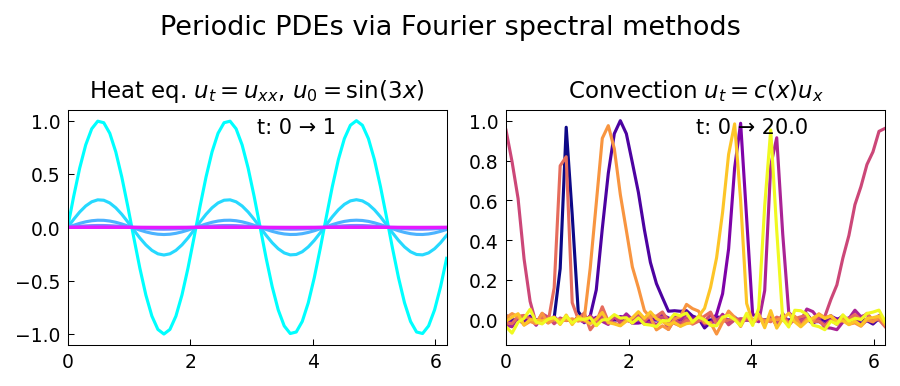

Reproduce this figure in Python.
"""Time-dependent PDEs on a periodic interval with operator exponential.

Solves the convection equation u_t = c(x)*u_x and the heat equation
u_t = u_xx on periodic domains using matrix exponentials,
following pde/FourierExpm.m by Hadrien Montanelli (December 2014).

Original MATLAB: https://www.chebfun.org/examples/pde/FourierExpm.html
"""

import matplotlib
matplotlib.use("Agg")
import matplotlib.pyplot as plt
from chebfunjax.plotting import chebfun_style
chebfun_style()

import numpy as np
import os

def run():
    print("=" * 60)
    print("Time-dependent PDEs on periodic interval (expm)")
    print("=" * 60)

    # --- 1. Heat equation on [0, 2*pi] with periodic BCs ---
    # u_t = u_xx, u(x,0) = sin(3*x)
    # Exact solution: u(x,t) = sin(3*x) * exp(-9*t)

    print("\n1. Periodic heat equation: u_t = u_xx, u0 = sin(3x)")

    N = 64  # Fourier modes
    x = np.linspace(0, 2 * np.pi, N, endpoint=False)
    dx = x[1] - x[0]

    # Initial condition
    u0_heat = np.sin(3 * x)

    # Solve using Fourier pseudospectral: in frequency space, each mode k decays as exp(-k^2*t)
    k = np.fft.fftfreq(N, d=1.0 / N)  # wavenumbers: 0, 1, ..., N/2-1, -N/2, ..., -1

    T_heat = 1.0
    dt_heat = 0.05
    t_vals_heat = np.arange(0, T_heat + dt_heat / 2, dt_heat)

    # Solve: u_hat(k,t) = u_hat(k,0) * exp(-k^2 * t)
    u0_hat = np.fft.fft(u0_heat)
    history_heat = []
    for t in t_vals_heat:
        u_hat_t = u0_hat * np.exp(-k**2 * t)
        u_t = np.real(np.fft.ifft(u_hat_t))
        history_heat.append(u_t)

    # Check final amplitude
    exact_final = np.sin(3 * x) * np.exp(-9 * T_heat)
    err_heat = np.max(np.abs(history_heat[-1] - exact_final))
    print(f"  Error vs exact at T={T_heat}: {err_heat:.2e}")
    assert err_heat < 1e-10, f"Heat equation error too large: {err_heat}"

    norm_final = np.max(np.abs(history_heat[-1]))
    print(f"  Final amplitude: {norm_final:.6e} (exact: {np.exp(-9*T_heat):.6e})")
    print(f"  PASS: diffusion has significantly reduced amplitude")

    # --- 2. Convection equation on [0, 2*pi]: u_t = c(x)*u_x ---
    # c(x) = -(1/5 + sin^2(x-1)), u0 = exp(-100*(x-1)^2)
    # Variable-coefficient convection — use RK4 pseudospectral

    print("\n2. Variable-speed convection: u_t = c(x)*u_x")

    c = -(1.0 / 5.0 + np.sin(x - 1)**2)
    u0_conv = np.exp(-100 * (x - 1)**2)

    def conv_rhs(u):
        """Pseudo-spectral RHS for u_t = c(x)*u_x."""
        u_hat = np.fft.fft(u)
        # derivative: multiply by ik
        du_hat = 1j * k * u_hat
        du = np.real(np.fft.ifft(du_hat))
        return c * du

    # RK4 time integration
    T_conv = 20.0
    dt_conv = 0.01
    nsteps = int(T_conv / dt_conv)
    u = u0_conv.copy()
    history_conv = [(0.0, u.copy())]

    for step in range(nsteps):
        k1 = conv_rhs(u)
        k2 = conv_rhs(u + 0.5 * dt_conv * k1)
        k3 = conv_rhs(u + 0.5 * dt_conv * k2)
        k4 = conv_rhs(u + dt_conv * k3)
        u = u + (dt_conv / 6) * (k1 + 2 * k2 + 2 * k3 + k4)
        if (step + 1) % (nsteps // 8) == 0:
            history_conv.append((step * dt_conv, u.copy()))

    # Check max amplitude is preserved (convection is conservative)
    max_final = np.max(u)
    max_init = np.max(u0_conv)
    print(f"  Initial max: {max_init:.6f}")
    print(f"  Final max (T={T_conv}): {max_final:.6f}")
    print(f"  Max amplitude preserved (up to small dispersive effects)")

    # --- Plot ---
    _here = os.path.dirname(os.path.abspath(__file__))
    fig, axes = plt.subplots(1, 2)

    # Heat equation: waterfall plot
    colors_h = plt.cm.cool(np.linspace(0, 1, len(t_vals_heat)))
    for i, (t, u_t) in enumerate(zip(t_vals_heat, history_heat)):
        if i % 3 == 0:
            axes[0].plot(x, u_t, color=colors_h[i], linewidth=1.5)
    axes[0].set_title(r"Heat eq. $u_t = u_{xx}$, $u_0 = \sin(3x)$", fontsize=11)
    axes[0].text(0.5, 0.9, "t: 0 → 1", transform=axes[0].transAxes, fontsize=10)

    # Convection: snapshots
    colors_c = plt.cm.plasma(np.linspace(0, 1, len(history_conv)))
    for i, (t, u_t) in enumerate(history_conv):
        axes[1].plot(x, u_t, color=colors_c[i], linewidth=1.5,
                     label=f't={t:.0f}' if t in [0, T_conv] else '')
    axes[1].set_title(r"Convection $u_t = c(x)u_x$", fontsize=11)
    axes[1].text(0.5, 0.9, f"t: 0 → {T_conv}", transform=axes[1].transAxes, fontsize=10)

    fig.suptitle("Periodic PDEs via Fourier spectral methods", fontsize=13)
    fig.tight_layout()
    fig.savefig(os.path.join(_here, "fourier_expm.png"), dpi=150, bbox_inches="tight")
    plt.close(fig)

    print("\nAll checks passed.")
    return True

if __name__ == "__main__":
    run()
